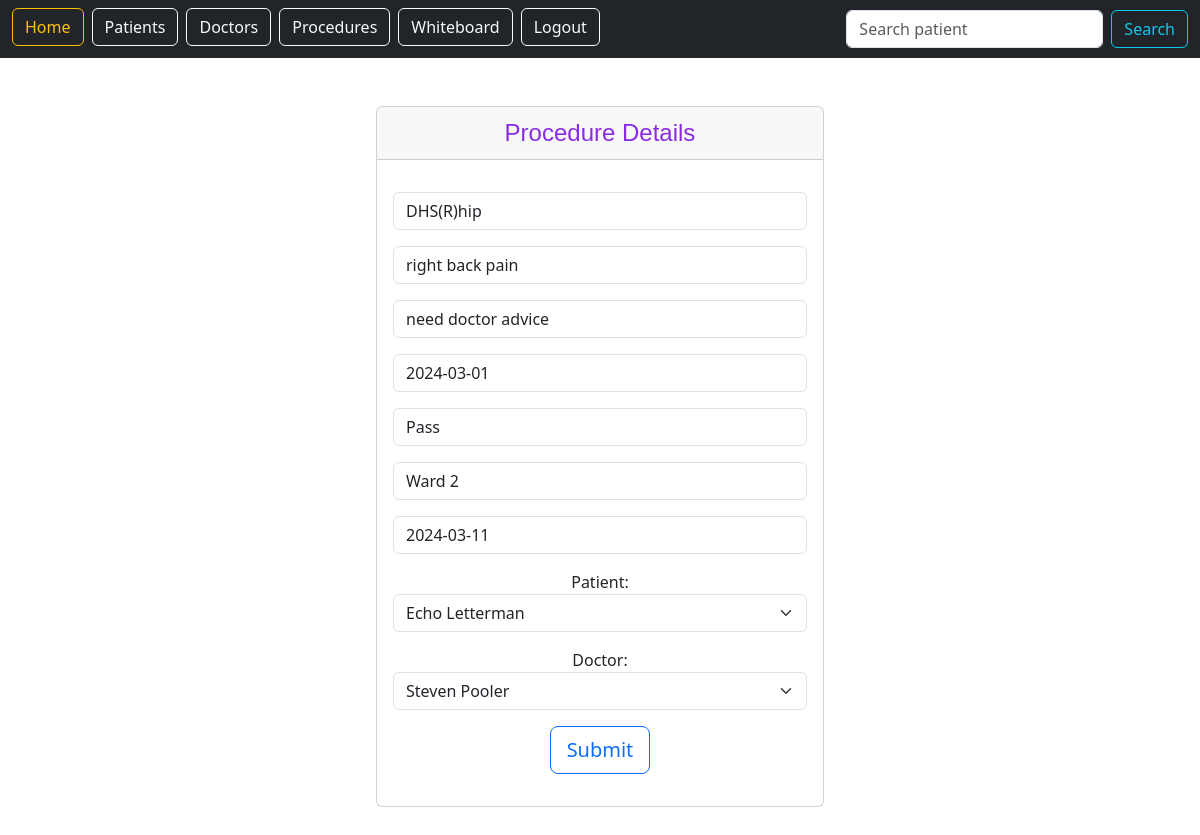
The app's page /whiteboard/procedures/18/edit/ (signed in) with its own data.
### whiteboard/models.py (models this page shows, shortened)
class Procedures(models.Model):
    proname = models.CharField('Procedure Name', max_length=30)
    diagnosis = models.CharField('Diagnosis', max_length=50)
    comments = models.CharField('Comments', max_length=120)
    admissiondate = models.DateField('Admission Date')
    xray = models.CharField(max_length=15)
    site = models.CharField(max_length=15)
    surgerydate = models.DateField('Surgery Date')
    patient = models.ForeignKey(Patients, blank=True, null=True, on_delete=models.CASCADE)
    doctor = models.ForeignKey(Doctors, blank=True, null=True, on_delete=models.CASCADE)

### whiteboard/views.py (the view)
# urls.py: path('procedures/<int:pk>/edit/',views.ProceduresUpdateView.as_view(), name="procedures.update"),
class ProceduresUpdateView(LoginRequiredMixin, UpdateView):
    model = Procedures
    success_url = '/whiteboard/procedures'
    form_class = ProceduresForm
    template_name = 'procedures/proceduresform.html'
    login_url = "/login"

### whiteboard/models.py (called while the page is built)
    def __str__(self):
        return self.firstname + ' ' + self.lastname

    def __str__(self):
        return self.firstname + ' ' + self.lastname

### whiteboard/templates/procedures/proceduresform.html
{% extends 'base.html' %}
{% block content %}
<center>
    <div class="card" style="width: 28rem;">
        <div class="card-header" style="font-family: Helvetica; font-size: x-large; color: blueviolet;">
            Procedure Details
        </div>
        <div class="card-body">
            <p class="card-text">
                <form method="POST">{% csrf_token %}
                    {{ form.as_p }}
                    <button type="submit" class="btn btn-outline-primary btn-lg">Submit</button>
                </form>
            </p>
        </div>
    </div>
</center>
{% endblock %}

### records on screen
Procedures: proname "DHS(R)hip", diagnosis "right back pain", comments "need doctor advice", admissiondate "2024-03-01", xray "Pass", site "Ward 2", surgerydate "2024-03-11", patient "Echo Letterman", doctor "Steven Pooler"
